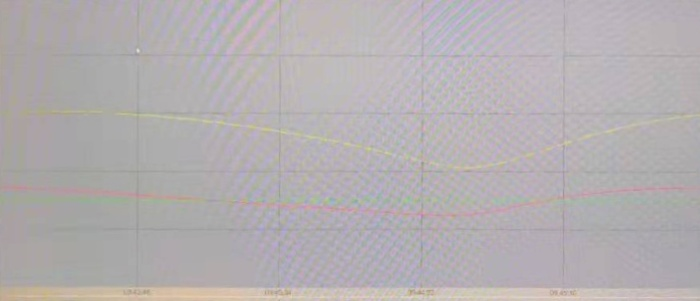
#> input picture opencv-car-number-plate-detection--master/4.jpg, 700 x 301 px
$ python thresh_local.py
#> lines starting #> are read from the running program, lines starting #| are printed output that depends on the picture; after the words box and inside, x2 and y2 are one past the last pixel; in counts of white or black regions, pixels touching at a corner belong together
import cv2


dir = "4.jpg"
image = cv2.imread(dir)
#> image is the input picture: shape (301, 700, 3); mean B, G, R 177.4, 175.2, 180.1
gray = cv2.cvtColor(image, cv2.COLOR_BGR2GRAY)
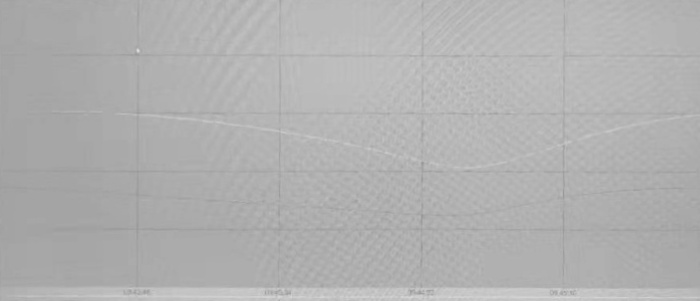
#> gray: shape (301, 700); min 151, max 219, mean 176.9
binary = cv2.adaptiveThreshold(gray, 255, cv2.ADAPTIVE_THRESH_GAUSSIAN_C, cv2.THRESH_BINARY, 25, 10)
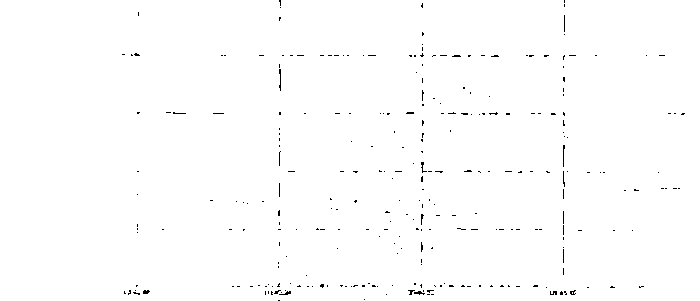
#> binary: shape (301, 700); 99.3% white; black in thin lines or dots, all inside (x1, y1, x2, y2) = (122, 0, 685, 301)

cv2.namedWindow("image")
cv2.imshow('binary', gray)
cv2.waitKey(0)
cv2.destroyAllWindows()

$ run again, with opencv-car-number-plate-detection--master/3.jpg copied over opencv-car-number-plate-detection--master/4.jpg
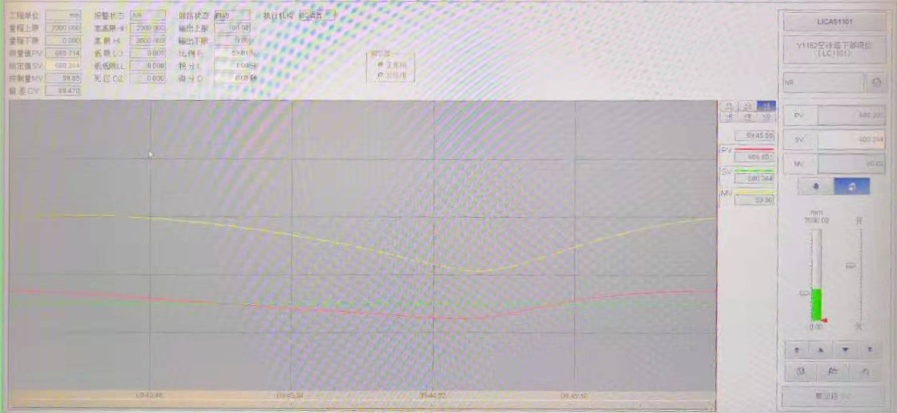
#> input picture opencv-car-number-plate-detection--master/3.jpg, 897 x 413 px
#> image is the input picture: shape (413, 897, 3); mean B, G, R 188.7, 186.9, 192
#> `gray = cv2.cvtColor(image, cv2.COLOR_BGR2GRAY)`:
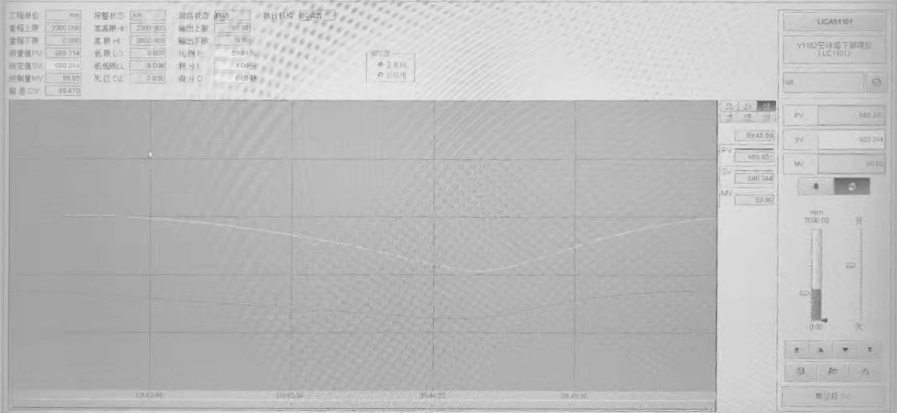
#> gray: shape (413, 897); min 88, max 244, mean 188.6
#> `binary = cv2.adaptiveThreshold(gray, 255, cv2.ADAPTIVE_THRESH_GAUSSIAN..`:
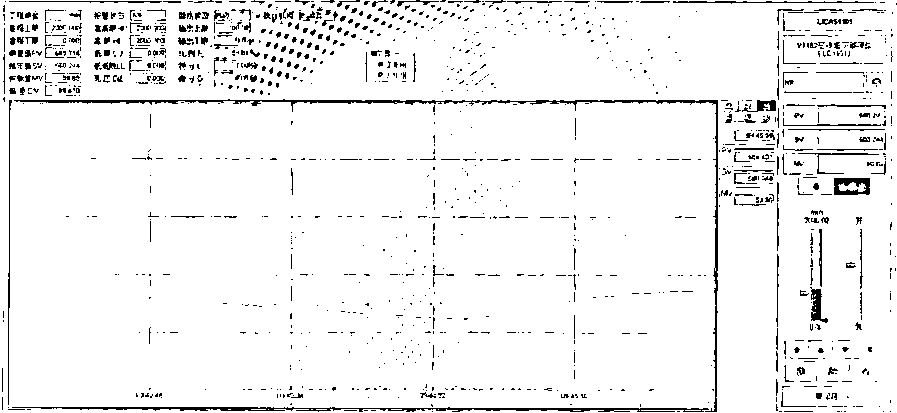
#> binary: shape (413, 897); 94.5% white; black in thin lines or dots
